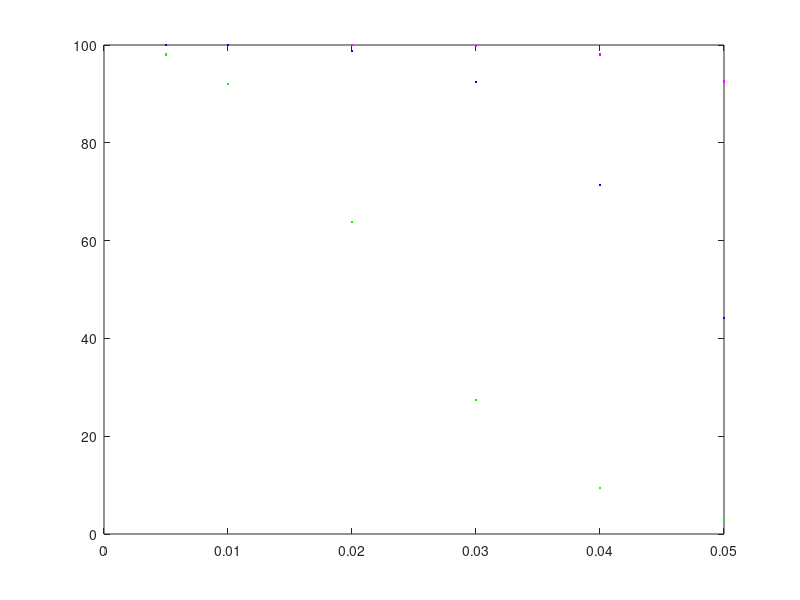

Reproduce this figure in MATLAB. (Note: this script raises an error after producing the figure.)


%linear topology of hop length 5

rt_6node_maxRet3 = [234  221  195  194  205  210  216  187  232  233  210  195  217  229  210  233  227  233  211  230;
259  268  263  265  239  254  230  306  246  250  258  264  283  281  244  248  235  250  260  232;
150  153  166  203  176  157  165  136  144  171  141  131  151  129  141  131  159  169  131  153;
80  76  75  81  80  73  85  79  81  96  71  62  66  68  82  76  52  75  76  90;
30  29  34  51  41  39  39  30  35  43  35  30  24  42  47  57  45  46  30  28;
27  17  19  18  17  16  22  17  8  11  13  28  18  17  17  27  26  15  29  19;
];


rt_6node_maxRet2 = [234  221  195  194  205  210  216  187  232  233  210  195  217  229  210  233  227  233  211  230;
259  268  263  265  239  254  230  306  246  250  258  264  283  281  244  248  235  250  224  232;
150  155  150  151  181  144  165  163  167  171  136  177  176  141  135  145  175  182  131  160;
89  74  72  76  83  96  78  76  83  63  65  84  57  76  72  73  83  62  87  90;
62  43  43  45  71  66  50  41  45  51  57  47  52  52  53  60  48  39  60  38;
50  51  40  41  40  37  55  47  50  47  48  40  39  50  50  48  51  42  57  38;
];


rt_6node_maxRet1 = [217  221  210  231  237  204  195  241  223  215  212  201  230  238  213  231  231  261  236  232;
253  274  233  257  270  278  248  260  259  295  266  277  245  295  228  262  271  258  254  295;
242  201  215  214  211  230  200  235  213  237  219  218  212  214  215  204  239  237  241  202;
272  249  258  249  226  250  246  260  239  259  266  242  233  242  244  276  233  225  241  242;
377  353  339  355  344  381  351  345  374  366  382  360  329  352  375  356  347  347  357  357;
517  541  486  499  499  509  515  518  546  489  528  500  512  539  537  554  509  521  522  512;
];

rt_6node_noRe = [1037  1082  1082  975  1008  1071  1048  1047  946  1048  1056  1032  1000  1024  1011  983  1029  1063  1036  992;
2095  2142  2152  1984  2041  2119  2063  2129  2004  2186  2145  2071  2079  2070  2113  2083  2048  2153  2073  2046;
4317  4354  4333  4310  4285  4430  4268  4384  4328  4472  4355  4305  4324  4235  4336  4412  4245  4418  4290  4379;
6850  6852  6661  6760  6663  6879  6684  6812  6768  6874  6744  6737  6801  6580  6716  6840  6714  6785  6707  6758;
9550  9471  9355  9357  9276  9526  9351  9443  9400  9499  9417  9483  9473  9186  9412  9495  9312  9371  9284  9475;
12360  14264  12192  12264  12360  12264  12173  12288  12301  12244  12283  12360  12240  11967  12150  12240  13240  12337  12173  10150;
];

losses_6node_maxRet3 = [0  0  0  0  0  0  0  0  0  0  0  0  0  0  0  0  0  0  0  0;
0  0  0  0  0  0  0  0  0  0  0  0  0  0  0  0  0  0  0  0;
0  0  0  0  0  0  0  0  0  0  0  0  0  0  0  0  0  0  0  1;
0  0  0  0  0  0  0  0  1  0  1  0  0  0  0  0  0  1  1  0;
2  0  0  2  0  0  1  0  1  0  0  1  0  0  2  1  3  0  0  2;
4  0  1  4  1  1  4  4  1  2  0  1  1  0  0  0  2  0  0  1;
];

losses_6node_maxRet2 = [0  0  0  0  0  0  0  0  0  0  0  0  0  0  0  0  0  0  0  0;
0  0  0  0  1  0  0  0  0  0  0  0  0  0  0  0  0  0  1  0;
0  1  1  6  1  5  0  2  2  0  2  3  1  2  1  4  3  1  0  2;
3  3  5  9  7  5  9  6  8  8  1  7  2  4  10  9  7  4  7  2;
11  13  14  11  15  21  11  14  15  20  14  19  20  15  8  9  12  14  16  14;
34  27  24  18  22  23  30  27  31  21  24  23  23  35  26  28  21  18  32  26;
];

losses_6node_maxRet1 = [4  6  6  6  6  2  5  6  4  5  6  2  1  4  3  7  2  7  4  3;
20  21  19  21  14  22  21  19  23  27  24  20  21  28  13  21  24  29  16  19;
80  81  76  88  59  79  68  87  73  90  69  93  81  92  79  75  72  102  73  71;
185  197  183  178  169  192  181  174  164  201  207  186  160  179  179  186  156  166  176  175;
341  331  295  318  317  341  324  315  331  327  348  338  304  318  333  332  306  302  322  334;
499  524  476  486  483  498  506  493  528  480  501  477  498  520  515  540  497  502  499  498;
];


percentage_maxRet3 = (rt_6node_maxRet3-losses_6node_maxRet3)*100./rt_6node_maxRet3;
percentage_maxRet2 = (rt_6node_maxRet2-losses_6node_maxRet2)*100./rt_6node_maxRet2;
percentage_maxRet1 = (rt_6node_maxRet1-losses_6node_maxRet1)*100./rt_6node_maxRet1;
% percentage_withoutRel = (rt_6node_withoutRel-losses_6node_withoutRel)*100./rt_6node_withoutRel;

                    

probabilities = [0.005; 0.01; 0.02; 0.03; 0.04; 0.05;];

h = plot	(probabilities, mean(percentage_maxRet3,2), 'm.',
			 probabilities, mean(percentage_maxRet2,2), 'b.',
			 probabilities, mean(percentage_maxRet1,2), 'g.'
			);

h = errorbar(probabilities, mean(percentage_maxRet3,2), ci(percentage_maxRet3)(:,1), ci(percentage_maxRet3)(:,2), 'm.',
			 probabilities, mean(percentage_maxRet2,2), ci(percentage_maxRet2)(:,1), ci(percentage_maxRet2)(:,2), 'b.',
			 probabilities, mean(percentage_maxRet1,2), ci(percentage_maxRet1)(:,1), ci(percentage_maxRet1)(:,2), 'g.'
			);

set(h,'markersize',20);
axis([0 0.05 0 100]);

ax = gca();
set(ax, 'fontsize', 22);
set(ax,'YGrid','on');

b=legend('Max Retransmissions = 3', 'Max Retransmissions = 2', 'Max Retransmissions = 1');
set(b, 'Location', 'southwest');

title('Percentage of redundant consumer retransmissions');
xlabel("Error probability of links");
ylabel("Percentage of redundant consumer retransmissions");
%grid on;
